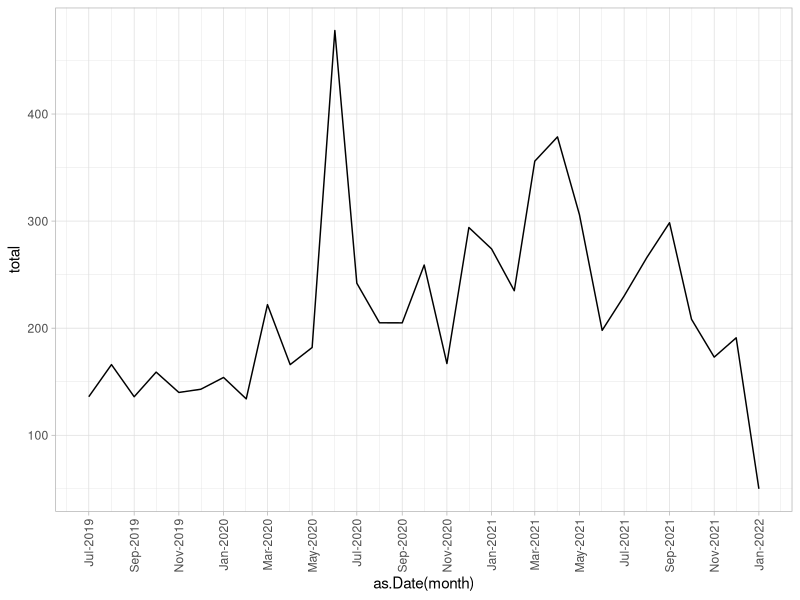
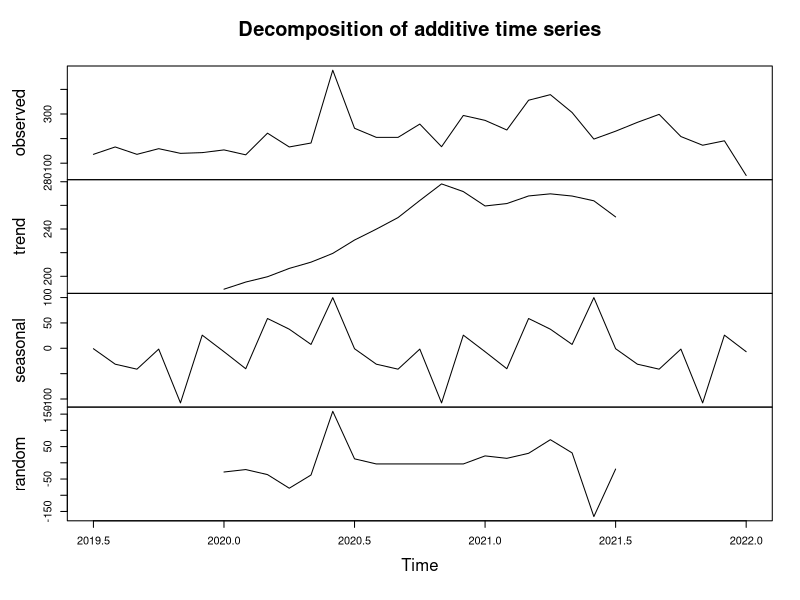
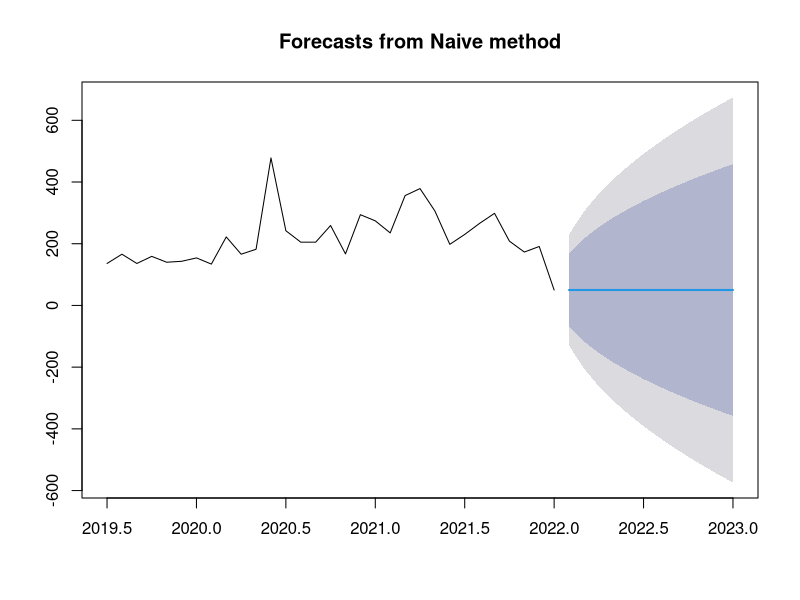
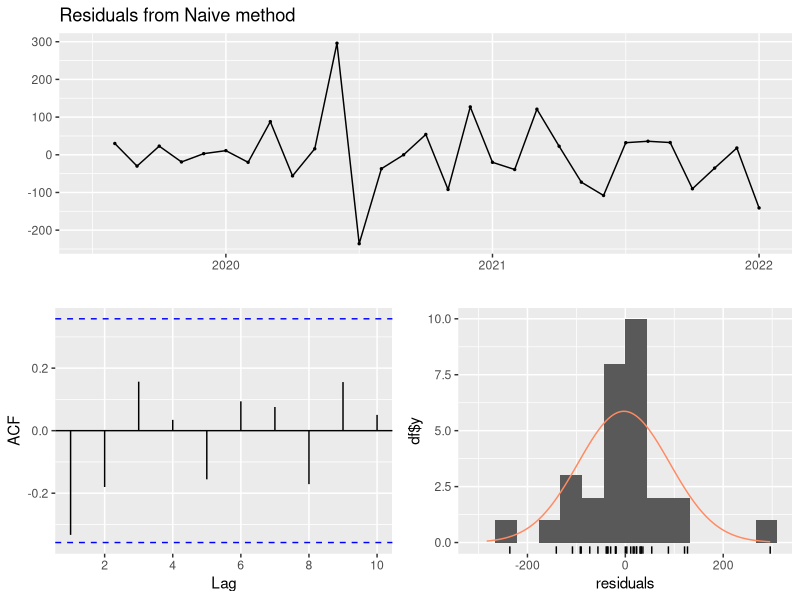
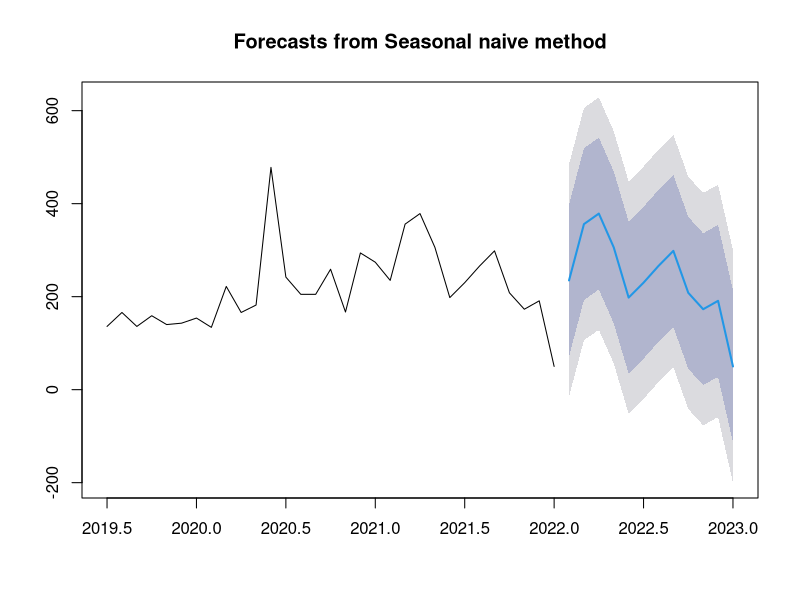
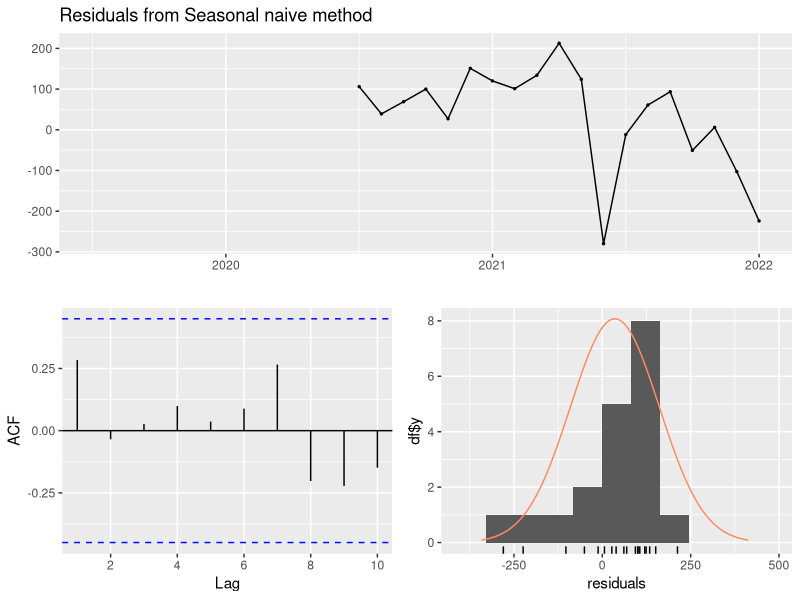

Write R code to recreate these figures, in order. (Note: this script raises an error after producing the figures.)
## ---- chunk 1
#Load the required libraries 
library(readxl)
library(ggplot2)
library(dplyr)
library(forecast)
library(lubridate)
## ---- chunk 2
#Load the dataset
daily_sales <- read_excel("Daily Vitamin Sales.xlsx")


head(daily_sales)

## ---- chunk 3
#Remove redundant columns and rename sales units column
daily_sales <- daily_sales[,c(8,4)]
head(daily_sales)
print(names(daily_sales))
names(daily_sales)[names(daily_sales) == "Units sold - packs"] <- "sales_units"
## ---- chunk 4
#sum by month to get monthly data rather than daily
daily_sales <- daily_sales %>% 
  mutate(month = floor_date(daily_sales$Date, "month"))

monthly_sales <- daily_sales %>% 
  group_by(month) %>% 
  summarise(total = sum(sales_units))

head(monthly_sales)

## ---- chunk 5
#plot the data to see visually
data.frame(sapply(monthly_sales,class))
ggplot(monthly_sales, aes(x = as.Date(month), y = total)) + 
  geom_line() + scale_x_date(date_breaks = "2 months", date_labels ="%b-%Y")+
  theme_light()+theme(axis.text.x = element_text(angle = 90, vjust = 0.5, hjust=1))

# https://stackoverflow.com/questions/41815365/error-invalid-input-date-trans-works-with-objects-of-class-date-only
## ---- chunk 6
#convert to time series object and check the individual components 
monthly_sales_ts <- ts(monthly_sales$total, frequency=12, start=c(2019,7))
plot(decompose(monthly_sales_ts))
## ---- chunk 7
#fit a naive model
fit_naive <- naive(monthly_sales_ts, h=12)
print(summary(fit_naive))
plot(fit_naive)
checkresiduals(fit_naive)
## ---- chunk 8
#fit a seasonal naive model
fit_snaive <- snaive(monthly_sales_ts, h=12)
print(summary(fit_snaive))
plot(fit_snaive)
checkresiduals(fit_snaive)

## ---- chunk 9
#fit 3 ets models AAA, ZZZ, MAM
# Does not run, hangs
fit_ets1 <- ets(monthly_sales_ts, model = "AAA")
fit_ets2 <- ets(monthy_sales_ts, mode = "ZZZ")
fit_ets3 <- ets(monthy_sales_ts, mode = "MAM")

print(summary(fit_ets1))
print(summary(fit_ets2))
print(summary(fit_ets3))
## ---- chunk 10
#fit the Arima 
fit_arima <- auto.arima(monthly_sales_ts, d=1, D=1, stepwise = FALSE, approximation = FALSE, trace = TRUE)
print(summary(fit_arima))
checkresiduals(fit_arima)
